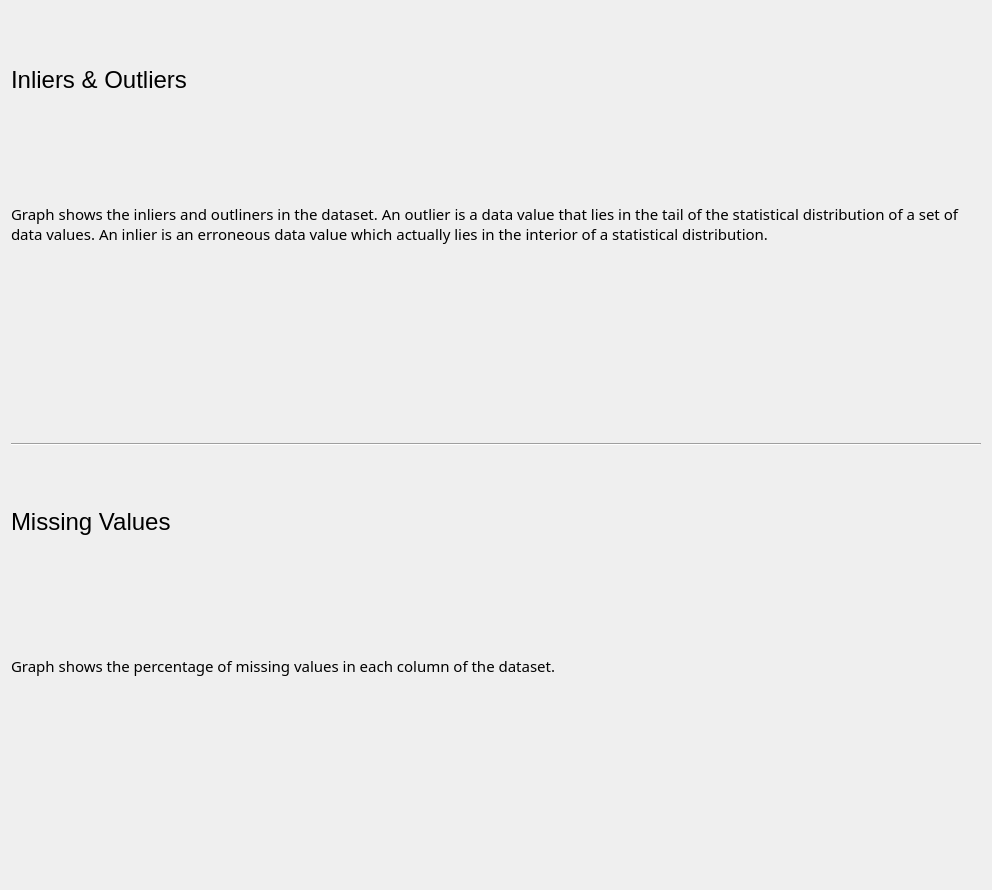
           <widget class="QWidget" name="scrollAreaWidgetContents_5">
            <property name="geometry">
             <rect>
              <x>0</x>
              <y>0</y>
              <width>992</width>
              <height>890</height>
             </rect>
            </property>
            <layout class="QGridLayout" name="gridLayout_3">
             <item row="2" column="0">
              <widget class="QLabel" name="label_17">
               <property name="text">
                <string>&lt;html&gt;&lt;head/&gt;&lt;body&gt;&lt;p&gt;&lt;img src=&quot;:/newPrefix/inliners_and_outliners (1).jpg&quot;/&gt;&lt;/p&gt;&lt;/body&gt;&lt;/html&gt;</string>
               </property>
               <property name="margin">
                <number>8</number>
               </property>
              </widget>
             </item>
             <item row="0" column="0">
              <widget class="QLabel" name="label_16">
               <property name="font">
                <font>
                 <pointsize>18</pointsize>
                 <weight>50</weight>
                 <bold>false</bold>
                </font>
               </property>
               <property name="text">
                <string>Inliers &amp; Outliers</string>
               </property>
               <property name="margin">
                <number>36</number>
               </property>
              </widget>
             </item>
             <item row="4" column="0">
              <widget class="QLabel" name="label_18">
               <property name="font">
                <font>
                 <pointsize>18</pointsize>
                 <weight>50</weight>
                 <bold>false</bold>
                </font>
               </property>
               <property name="text">
                <string>Missing Values</string>
               </property>
               <property name="margin">
                <number>36</number>
               </property>
              </widget>
             </item>
             <item row="1" column="0">
              <widget class="QLabel" name="label_8">
               <property name="font">
                <font>
                 <family>Dubai</family>
                 <pointsize>11</pointsize>
                </font>
               </property>
               <property name="acceptDrops">
                <bool>false</bool>
               </property>
               <property name="lineWidth">
                <number>1</number>
               </property>
               <property name="midLineWidth">
                <number>0</number>
               </property>
               <property name="text">
                <string>Graph shows the inliers and outliners in the dataset. An outlier is a data value that lies in the tail of the statistical distribution of a set of data values. An inlier is an erroneous data value which actually lies in the interior of a statistical distribution.</string>
               </property>
               <property name="textFormat">
                <enum>Qt::PlainText</enum>
               </property>
               <property name="scaledContents">
                <bool>false</bool>
               </property>
               <property name="alignment">
                <set>Qt::AlignLeading|Qt::AlignLeft|Qt::AlignVCenter</set>
               </property>
               <property name="wordWrap">
                <bool>true</bool>
               </property>
               <property name="margin">
                <number>18</number>
               </property>
               <property name="indent">
                <number>-1</number>
               </property>
              </widget>
             </item>
             <item row="5" column="0">
              <widget class="QLabel" name="label_19">
               <property name="font">
                <font>
                 <family>Dubai</family>
                 <pointsize>11</pointsize>
                </font>
               </property>
               <property name="acceptDrops">
                <bool>false</bool>
               </property>
               <property name="lineWidth">
                <number>1</number>
               </property>
               <property name="midLineWidth">
                <number>0</number>
               </property>
               <property name="text">
                <string>Graph shows the percentage of missing values in each column of the dataset.</string>
               </property>
               <property name="textFormat">
                <enum>Qt::PlainText</enum>
               </property>
               <property name="scaledContents">
                <bool>false</bool>
               </property>
               <property name="alignment">
                <set>Qt::AlignLeading|Qt::AlignLeft|Qt::AlignVCenter</set>
               </property>
               <property name="wordWrap">
                <bool>true</bool>
               </property>
               <property name="margin">
                <number>18</number>
               </property>
               <property name="indent">
                <number>-1</number>
               </property>
              </widget>
             </item>
             <item row="6" column="0">
              <widget class="QLabel" name="label_20">
               <property name="text">
                <string>&lt;html&gt;&lt;head/&gt;&lt;body&gt;&lt;p&gt;&lt;img src=&quot;:/newPrefix/percentage_of_missing_values (1).jpg&quot;/&gt;&lt;/p&gt;&lt;/body&gt;&lt;/html&gt;</string>
               </property>
               <property name="margin">
                <number>12</number>
               </property>
              </widget>
             </item>
             <item row="3" column="0">
              <widget class="Line" name="line_5">
               <property name="orientation">
                <enum>Qt::Horizontal</enum>
               </property>
              </widget>
             </item>
            </layout>
           </widget>
